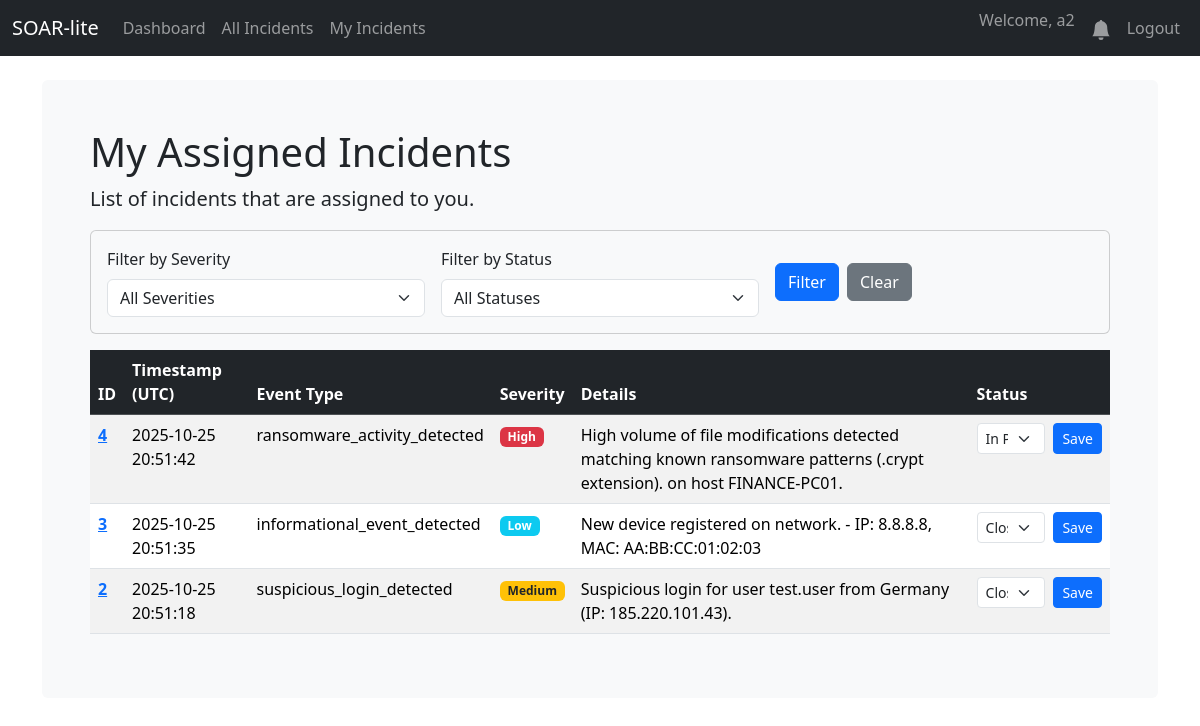
The app's page /my_incidents (signed in), older data.
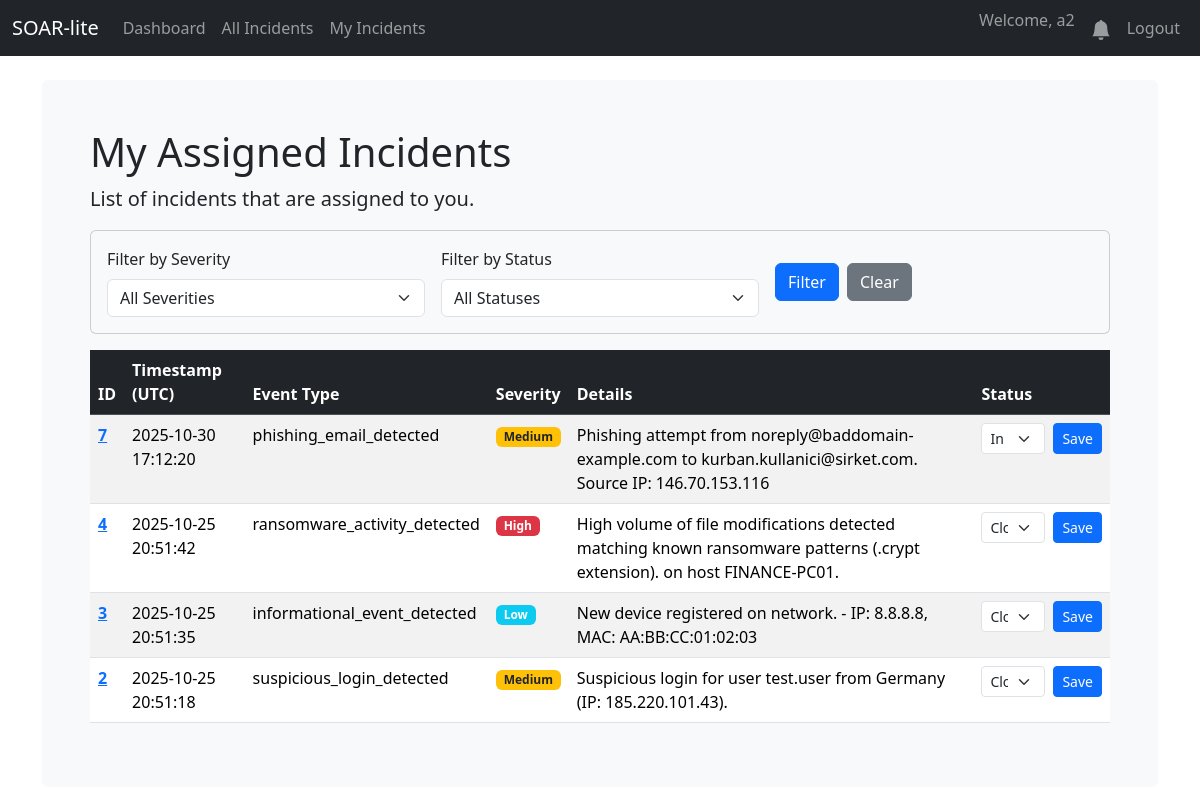
The same page, newer data.
### database.py (models this page shows, shortened)
class Incident(db.Model):
    id = db.Column(db.Integer, primary_key=True)
    created_at = db.Column(db.DateTime, default=datetime.utcnow)
    event_type = db.Column(db.String(100), nullable=False)
    severity = db.Column(db.String(50), nullable=False)
    details = db.Column(db.Text, nullable=True)
    status = db.Column(db.String(50), default='New')
    notes = db.relationship('Note', backref='incident', lazy=True, cascade="all, delete-orphan")
    closed_at = db.Column(db.DateTime, nullable=True) # Olay kapatıldığında doldurulacak
    vt_malicious_count = db.Column(db.Integer, nullable=True)
    vt_report_link = db.Column(db.String(255), nullable=True)
    mitre_technique_id = db.Column(db.String(20), nullable=True)
    mitre_technique_name = db.Column(db.String(100), nullable=True)
    assignee_id = db.Column(db.Integer, db.ForeignKey('user.id'), nullable=True)
    assignee = db.relationship('User', backref='incidents') # backref eklendi
    notes = db.relationship('Note', backref='incident', lazy=True, cascade="all, delete-orphan")
    observables = db.relationship('Observable', backref='incident', lazy=True, cascade="all, delete-orphan")
    action_logs = db.relationship('ActionLog', backref='incident', lazy=True, cascade="all, delete-orphan")

### app.py (the view)
@app.route('/my_incidents')
@login_required
def my_incidents():
    incidents = Incident.query.filter_by(assignee_id=current_user.id).order_by(Incident.created_at.desc()).all()
    return render_template('my_incidents.html', incidents=incidents)

### app.py (called while the page is built)
def create_app():
    app = Flask(__name__)
    app.config['SQLALCHEMY_DATABASE_URI'] = 'sqlite:///soar.db'
    app.config['SQLALCHEMY_TRACK_MODIFICATIONS'] = False
    app.config['SECRET_KEY'] = 'bunu-mutlaka-guvenli-ve-rastgele-bir-degerle-degistir'
    db.init_app(app)
    login_manager = LoginManager()
    login_manager.init_app(app)
    login_manager.login_view = 'login'
    @login_manager.user_loader
    def load_user(user_id):
        return db.session.get(User, int(user_id))
    with app.app_context():
        db.create_all()
        print("🗄️ Database tables created or already exist.")
    return app

@app.context_processor
def inject_notifications():
    if current_user.is_authenticated:
        unread_count = Notification.query.filter_by(user_id=current_user.id, is_read=False).count()
        return dict(unread_notifications=unread_count)
    return dict(unread_notifications=0)

### templates/my_incidents.html (shortened to what this page needs)
{% extends "base.html" %}
{% block content %}
    <h1>My Assigned Incidents</h1>
    <p class="lead">List of incidents that are assigned to you.</p>
    <div class="card bg-light mb-3">
        <div class="card-body">
            <form method="GET" action="{{ url_for('my_incidents') }}" class="row g-3 align-items-center">
                <div class="col-md-4">
                    <label for="severity" class="form-label">Filter by Severity</label>
                    <select name="severity" id="severity" class="form-select">
                        <option value="all" {% if not current_severity or current_severity == 'all' %}selected{% endif %}>All Severities</option>
                    </select>
                </div>
                <div class="col-md-4">
                    <label for="status" class="form-label">Filter by Status</label>
                    <select name="status" id="status" class="form-select">
                        <option value="all" {% if not current_status or current_status == 'all' %}selected{% endif %}>All Statuses</option>
                    </select>
                </div>
                <div class="col-md-4 d-flex align-items-end">
                    <button type="submit" class="btn btn-primary me-2">Filter</button>
                    <a href="{{ url_for('my_incidents') }}" class="btn btn-secondary">Clear</a>
                </div>
            </form>
        </div>
    </div>
    <div class="table-responsive">
        <table class="table table-striped table-hover">
            <thead class="table-dark">
                <tr>
                    <th scope="col">ID</th>
                    <th scope="col">Timestamp (UTC)</th>
                    <th scope="col">Event Type</th>
                    <th scope="col">Severity</th>
                    <th scope="col">Details</th>
                    <th scope="col">Status</th>
                </tr>
            </thead>
            <tbody>
                {% for incident in incidents %}
                <tr>
                    <th scope="row"><a href="{{ url_for('incident_detail', incident_id=incident.id) }}">{{ incident.id }}</a></th>
                    <td>{{ incident.created_at.strftime('%Y-%m-%d %H:%M:%S') }}</td>
                    <td>{{ incident.event_type }}</td>
                    <td>
                        {% if incident.severity == 'high' %}<span class="badge bg-danger">High</span>
                        {% elif incident.severity == 'medium' %}<span class="badge bg-warning text-dark">Medium</span>
                        {% else %}<span class="badge bg-info">{{ incident.severity|capitalize }}</span>{% endif %}
                    </td>
                    <td>{{ incident.details }}</td>
                    <td>
                        <form action="{{ url_for('update_status', incident_id=incident.id) }}" method="POST" class="d-flex">
                            <select name="status" class="form-select form-select-sm me-2">
                                <option value="In Progress" {% if incident.status == 'In Progress' %}selected{% endif %}>In Progress</option>
                                <option value="Closed" {% if incident.status == 'Closed' %}selected{% endif %}>Closed</option>
                            </select>
                            <button type="submit" class="btn btn-primary btn-sm">Save</button>
                        </form>
                    </td>
                </tr>
                {% else %}
                <tr>
                    <td colspan="6" class="text-center">No incidents matching the criteria.</td>
                </tr>
                {% endfor %}
            </tbody>
        </table>
    </div>
{% endblock %}

Row changes from the older to the newer data that the page shows:
now on this page (row edited): Incident: id "7", created_at "2025-10-30 17:12:20", event_type "phishing_email_detected", severity "Medium", details "Phishing attempt from noreply@baddomain-example.com to kurban.kullanici@sirket.com. Source IP: 146.70.153.116", status "In Progress"
changed Incident "ransomware_activity_detected": status "In Progress" → "Closed"
